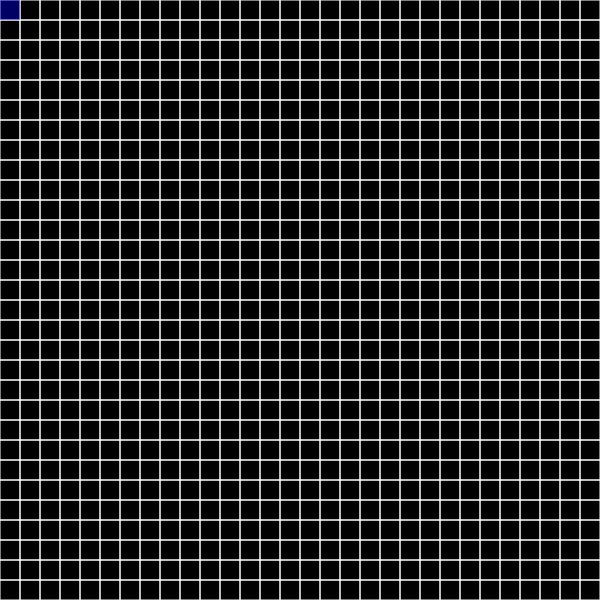
Frame 1 (no input)
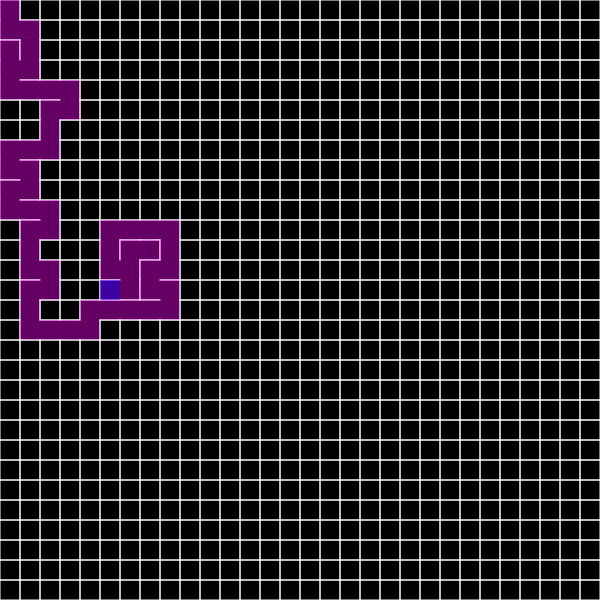
Frame 60 (no input)
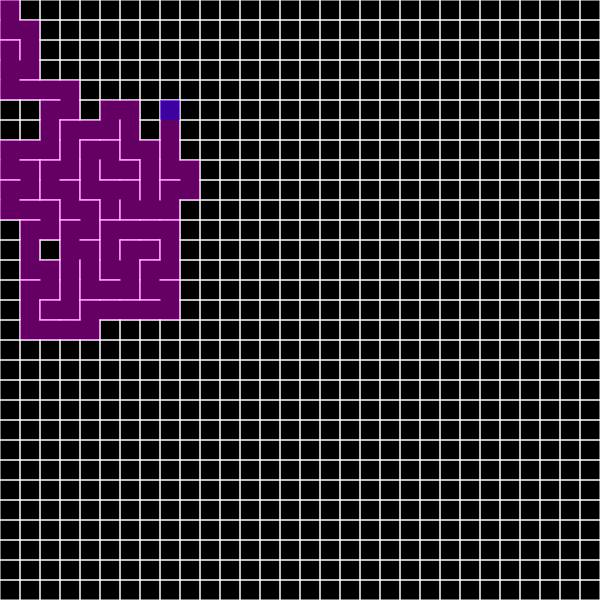
Frame 120 (the mouse pressed at the canvas centre since frame 60)

The p5.js sketch that drew these frames (run headless with seeded random() and noise() and a simulated clock; from frame 60 on, the mouse is pressed at the canvas centre):

// p5.js sketch
// ── sketch.js
function Cell(i, j) {
    this.i = i;
    this.j = j;
    this.walls = [true, true, true, true];
    this.visited = false;
  
    this.checkNeighbors = function() {
      var neighbors = [];
  
      var top = grid[index(i, j - 1)];
      var right = grid[index(i + 1, j)];
      var bottom = grid[index(i, j + 1)];
      var left = grid[index(i - 1, j)];
  
      if (top && !top.visited) {
        neighbors.push(top);
      }
      if (right && !right.visited) {
        neighbors.push(right);
      }
      if (bottom && !bottom.visited) {
        neighbors.push(bottom);
      }
      if (left && !left.visited) {
        neighbors.push(left);
      }
  
      if (neighbors.length > 0) {
        var r = floor(random(0, neighbors.length));
        return neighbors[r];
      } else {
        return undefined;
      }
  
  
    }
    this.highlight = function() {
      var x = this.i * w;
      var y = this.j * w;
      noStroke();
      fill(0, 0, 255, 100);
      rect(x, y, w, w);
  
    }
  
    this.show = function() {
      var x = this.i * w;
      var y = this.j * w;
      stroke(255);
      if (this.walls[0]) {
        line(x, y, x + w, y);
      }
      if (this.walls[1]) {
        line(x + w, y, x + w, y + w);
      }
      if (this.walls[2]) {
        line(x + w, y + w, x, y + w);
      }
      if (this.walls[3]) {
        line(x, y + w, x, y);
      }
  
      if (this.visited) {
        noStroke();
        fill(255, 0, 255, 100);
        rect(x, y, w, w);
      }
    }
  }
  var w=20;
  var cols,rows;
  var grid= [];
  var current;
  var stack = [];
  
  
  function setup() {
    createCanvas(600, 600);
    rows = height/w;
    cols = width/w;
    for (var j = 0; j < rows; j++) {
      for (var i = 0; i < cols; i++) {
        var cell = new Cell(i, j);
        grid.push(cell);
      }
    }
  
    current = grid[0];
  
  }
  
  function draw() {
    background(0);
    
    for (var i = 0; i < grid.length; i++) {
      grid[i].show();
    }
    current.visited = true;
    current.highlight();
    
    // STEP 1
    var next = current.checkNeighbors();
    if (next) {
      next.visited = true;
  
      // STEP 2
      stack.push(current);
  
      // STEP 3
      removeWalls(current, next);
  
      // STEP 4
      current = next;
    } else if (stack.length > 0) {
      current = stack.pop();
    }
  
  }
  
  
  
  
  
  
  
  
  
  
  
  
  
  function removeWalls(a, b) {
    var x = a.i - b.i;
    if (x === 1) {
      a.walls[3] = false;
      b.walls[1] = false;
    } else if (x === -1) {
      a.walls[1] = false;
      b.walls[3] = false;
    }
    var y = a.j - b.j;
    if (y === 1) {
      a.walls[0] = false;
      b.walls[2] = false;
    } else if (y === -1) {
      a.walls[2] = false;
      b.walls[0] = false;
    }
  }
  
  
  
  
  function index(i, j) {
    if (i < 0 || j < 0 || i > cols - 1 || j > rows - 1) {
      return -1;
    }
    return i + j * cols;
  }
